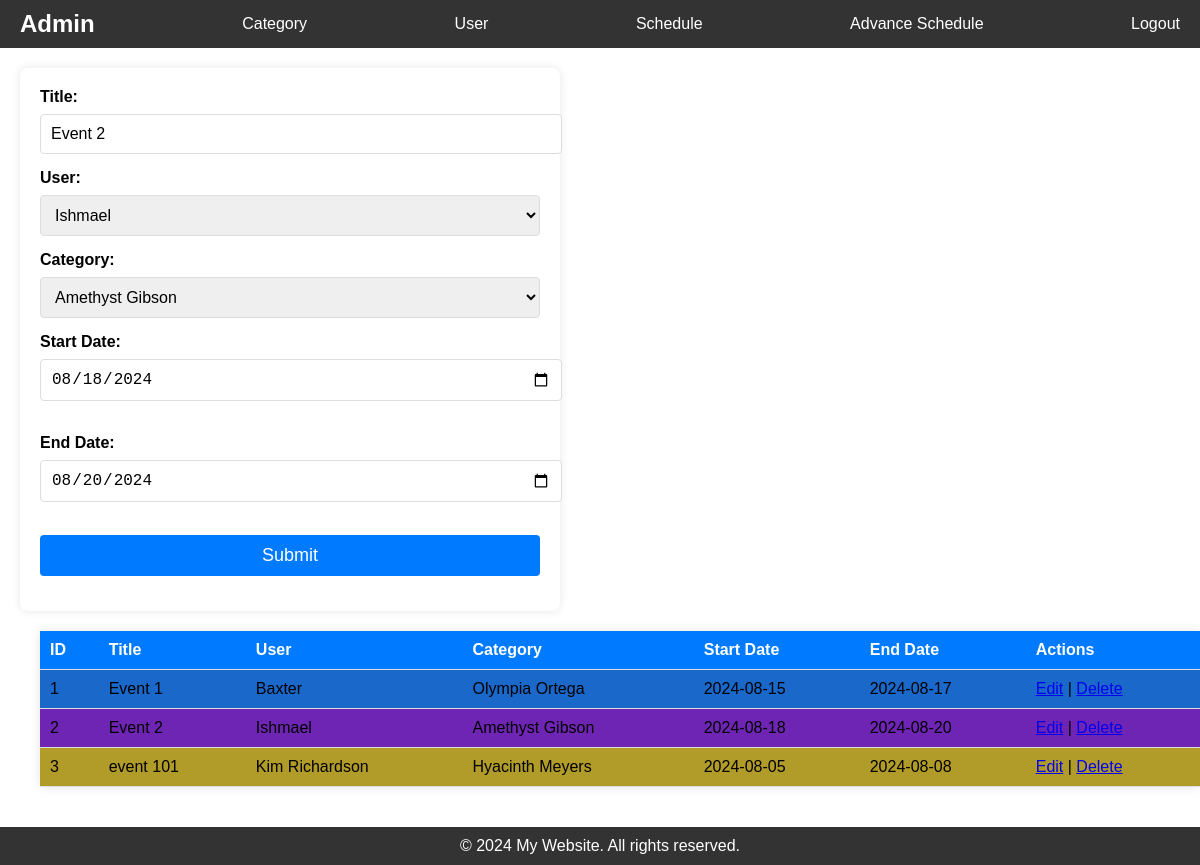
The app's page /schedule.php?id=2 (signed in) with its own data.
### tables this page shows
CREATE TABLE `schedules` (
  `id` int(11) NOT NULL,
  `title` varchar(45) NOT NULL,
  `user_id` int(11) NOT NULL,
  `cat_id` int(11) NOT NULL,
  `start_date` date NOT NULL,
  `end_date` date NOT NULL
);

CREATE TABLE `users` (
  `id` int(11) NOT NULL,
  `name` varchar(45) NOT NULL,
  `team` varchar(45) NOT NULL
);

CREATE TABLE `categories` (
  `id` int(11) NOT NULL,
  `name` varchar(45) NOT NULL,
  `color` varchar(45) NOT NULL
);

### config/connection.php (called while the page is built, shortened)
<?php
$table_cat = "categories";
$table_user = "users";
$table_sch = "schedules";
?>

### schedule.php (the view, shortened to what this page needs)
<?php
require './config/connection.php';
require './include/head.php';
require './include/header.php';
$data = [];
if (isset($_GET['id']) && !empty($_GET['id'])) {
    $id = $conn->real_escape_string($_GET['id']);
    $sql = "SELECT * FROM `$table_sch` WHERE id = $id";
    $result = $conn->query($sql);
    if ($result) {
        $data = $result->fetch_assoc();
    }
}
$sql = "SELECT `$table_sch`.*, `$table_user`.name AS userName, `$table_cat`.name AS catName, `$table_cat`.color AS catcolor
FROM `$table_sch`
INNER JOIN `$table_user` ON `$table_sch`.user_id = `$table_user`.id
INNER JOIN `$table_cat` ON `$table_sch`.cat_id = `$table_cat`.id";
$result = $conn->query($sql);
$records = ($result && $result->num_rows > 0) ? $result->fetch_all(MYSQLI_ASSOC) : [];
$sql_user = "SELECT * FROM `$table_user`";
$result_user = $conn->query($sql_user);
$users = ($result_user && $result_user->num_rows > 0) ? $result_user->fetch_all(MYSQLI_ASSOC) : [];
$sql_cat = "SELECT * FROM `$table_cat`";
$result_cat = $conn->query($sql_cat);
$cats = ($result_cat && $result_cat->num_rows > 0) ? $result_cat->fetch_all(MYSQLI_ASSOC) : [];
?>
<main>
    <section>
        <form action="process/schedule/insert.php" method="post">
            <label for="title">Title: </label>
            <input type="text" id="title" name="title" value="<?= isset($data['title']) ? htmlspecialchars($data['title']) : '' ?>" required><br>
            <label for="user_id">User: </label>
            <select name="user_id" required>
                <?php foreach ($users as $user): ?>
                    <option value="<?= htmlspecialchars($user['id']) ?>" <?= isset($data['user_id']) && $data['user_id'] == $user['id'] ? 'selected' : '' ?>>
                        <?= htmlspecialchars($user['name']) ?>
                    </option>
                <?php endforeach; ?>
            </select>
            <label for="cat_id">Category: </label>
            <select name="cat_id" required>
                <?php foreach ($cats as $cat): ?>
                    <option value="<?= htmlspecialchars($cat['id']) ?>" <?= isset($data['cat_id']) && $data['cat_id'] == $cat['id'] ? 'selected' : '' ?>>
                        <?= htmlspecialchars($cat['name'])  ?>
                    </option>
                <?php endforeach; ?>
            </select>
            <label for="start_date">Start Date: </label>
            <input type="date" id="start_date" name="start_date" value="<?= isset($data['start_date']) ? htmlspecialchars($data['start_date']) : '' ?>" required><br><br>
            <label for="end_date">End Date: </label>
            <input type="date" id="end_date" name="end_date" value="<?= isset($data['end_date']) ? htmlspecialchars($data['end_date']) : '' ?>" required><br><br>
            <button type="submit">Submit</button>
        </form>
    </section>
    <section>
        <table>
            <thead>
                <tr>
                    <th>ID</th>
                    <th>Title</th>
                    <th>User</th>
                    <th>Category</th>
                    <th>Start Date</th>
                    <th>End Date</th>
                    <th>Actions</th>
                </tr>
            </thead>
            <tbody>
                <?php if (!empty($records)): ?>
                    <?php foreach ($records as $row): ?>
                        <tr style="background-color: <?= htmlspecialchars($row['catcolor']) ?>;">
                            <td><?= htmlspecialchars($row['id']) ?></td>
                            <td><?= htmlspecialchars($row['title']) ?></td>
                            <td><?= htmlspecialchars($row['userName']) ?></td>
                            <td><?= htmlspecialchars($row['catName']) ?></td>
                            <td><?= htmlspecialchars($row['start_date']) ?></td>
                            <td><?= htmlspecialchars($row['end_date']) ?></td>
                            <td>
                                <a href='schedule.php?id=<?= htmlspecialchars($row['id']) ?>'>Edit</a> |
                                <a href='process/schedule/delete.php?id=<?= htmlspecialchars($row['id']) ?>' onclick="return confirm('Are you sure?');">Delete</a>
                            </td>
                        </tr>
                    <?php endforeach; ?>
                <?php else: ?>
                    <tr>
                        <td colspan="4">No Schedule found.</td>
                    </tr>
                <?php endif; ?>
            </tbody>
        </table>
    </section>
</main>
<?php require './include/footer.php'; ?>

### assets/css/home.css (style rules this page uses)
html, body { height: 100%; margin: 0; padding: 0; }
body { display: flex; flex-direction: column; font-family: Arial, sans-serif; }
main { flex: 1; padding: 20px; }
section { margin-bottom: 20px; }

### assets/css/form.css (style rules this page uses)
form { background: #fff; padding: 20px; border-radius: 8px; box-shadow: 0 0 10px rgba(0, 0, 0, 0.1); width: 100%; max-width: 500px; }
label { display: block; margin-bottom: 8px; font-weight: bold; }
input[type="text"], input[type="date"], select, button { width: 100%; padding: 10px; margin-bottom: 15px; border: 1px solid #ddd; border-radius: 4px; font-size: 16px; }
button { background-color: #007bff; color: white; border: none; cursor: pointer; font-size: 18px; }

### assets/css/table.css (style rules this page uses)
table { width: 100%; max-width: 1200px; margin: 20px; border-collapse: collapse; background-color: #fff; box-shadow: 0 0 10px rgba(0, 0, 0, 0.1); }
thead { background-color: #007bff; color: white; }
th, td { padding: 10px; text-align: left; border-bottom: 1px solid #ddd; }
th { font-weight: bold; }
tr:nth-child(even) { background-color: #f9f9f9; }

### records on screen
schedules: title "Event 2", user_id "Ishmael", cat_id "Amethyst Gibson", start_date "08/18/2024", end_date "08/20/2024", id "2", user.name "Ishmael", cat.name "Amethyst Gibson", start_date "2024-08-18", end_date "2024-08-20"
schedules: id "1", title "Event 1", user.name "Baxter", cat.name "Olympia Ortega", start_date "2024-08-15", end_date "2024-08-17"
schedules: id "3", title "event 101", user.name "Kim Richardson", cat.name "Hyacinth Meyers", start_date "2024-08-05", end_date "2024-08-08"

### other values on screen
$_SESSION['ADMINNAME'] "Admin"
